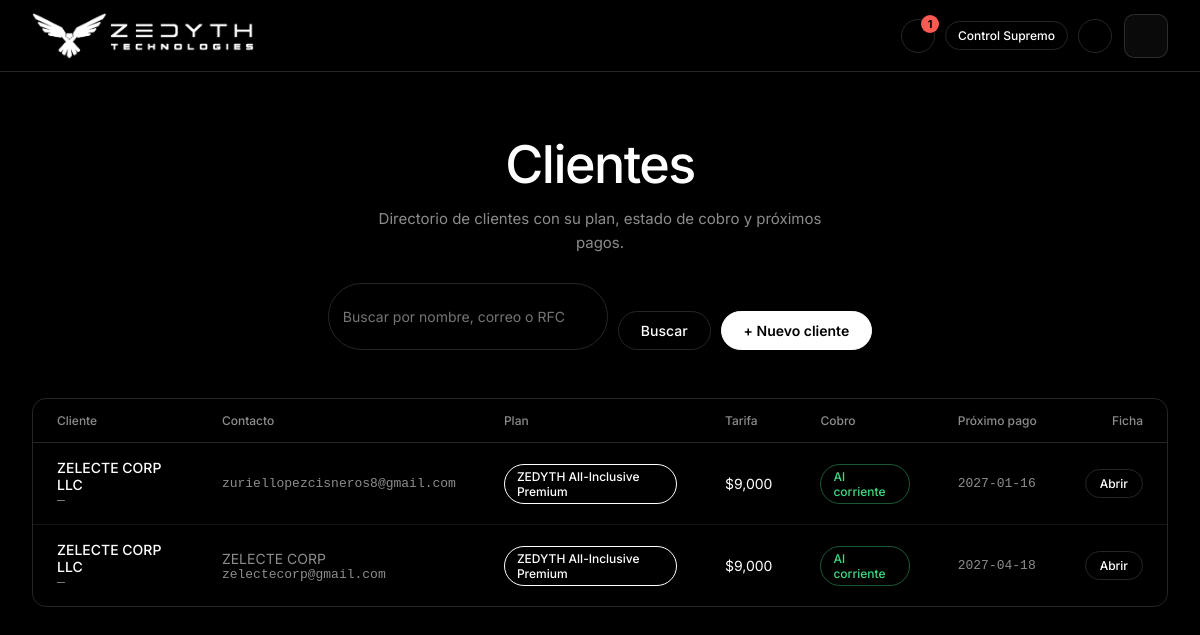
Page /clientes (signed in) on the committed database.
### app.py (models this page shows, shortened)
class Cliente(db.Model):
    id = db.Column(db.Integer, primary_key=True)
    nombre_comercial = db.Column(db.String(200), nullable=False)
    razon_social = db.Column(db.String(200))
    rfc = db.Column(db.String(20))
    direccion_fiscal = db.Column(db.String(300))
    contacto = db.Column(db.String(100), nullable=False)   # correo principal
    contacto_nombre = db.Column(db.String(120))
    telefono = db.Column(db.String(30))
    membresia_actual = db.Column(db.String(60), default="Ninguna")
    creado_en = db.Column(db.DateTime, default=datetime.utcnow)
    proyectos = db.relationship('Proyecto', backref='cliente', lazy=True)
    suscripcion = db.relationship('Suscripcion', backref='cliente', uselist=False)
    pagos = db.relationship('Pago', backref='cliente', lazy=True)

class Suscripcion(db.Model):
    id = db.Column(db.Integer, primary_key=True)
    cliente_id = db.Column(db.Integer, db.ForeignKey('cliente.id'), unique=True, nullable=False)
    plan_id = db.Column(db.Integer, db.ForeignKey('plan.id'), nullable=False)
    tarifa = db.Column(Dinero, default=0)               # lo que se le cobra al cliente
    fecha_corte = db.Column(db.Date)
    proxima_fecha_pago = db.Column(db.Date)
    estado_cobro = db.Column(db.String(20), default="Al corriente")  # Al corriente, Pendiente, Atrasado
    periodicidad = db.Column(db.String(12), default="Mensual")      # Mensual, Trimestral, Anual
    descuento_pct = db.Column(db.Float, default=0)                  # descuento por pagar por periodo largo
    plan = db.relationship('Plan')

### app.py (the view)
@app.route('/clientes')
def clientes():
    q = (request.args.get('q') or "").strip()
    consulta = Cliente.query
    if q:
        like = f"%{q}%"
        consulta = consulta.filter(db.or_(Cliente.nombre_comercial.ilike(like),
                                          Cliente.contacto.ilike(like), Cliente.rfc.ilike(like)))
    return render_template('clientes.html', clientes=consulta.order_by(Cliente.nombre_comercial).all(), q=q)

### app.py (called while the page is built)
@login_manager.user_loader
def load_user(user_id):
    return db.session.get(Usuario, int(user_id))

@app.before_request
def inicializacion_y_seguridad():
    if not hasattr(app, 'respaldo_hoy') or app.respaldo_hoy != date.today():
        respaldo_automatico_db()
        app.respaldo_hoy = date.today()
    if not current_user.is_authenticated and request.endpoint not in RUTAS_PUBLICAS:
        return redirect(url_for('login', next=request.url))

def _limite():
    return date.today() + timedelta(days=DIAS_AVISO)

@app.context_processor
def inyectar_avisos():
    n = (Suscripcion.query.filter(Suscripcion.proxima_fecha_pago.isnot(None),
                                  Suscripcion.proxima_fecha_pago <= _limite()).count()
         + CostoServicio.query.filter(CostoServicio.proxima_fecha_pago.isnot(None),
                                      CostoServicio.proxima_fecha_pago <= _limite()).count()
         + len(alertas_seguridad()))
    return {"n_avisos": n, "n_leads": Lead.query.filter_by(estado="Nuevo").count()}

def ultimo_respaldo(p):
    return max((r.fecha for r in p.respaldos if r.resultado == "Correcto" and r.fecha), default=None)

### templates/clientes.html
{% extends "base.html" %}
{% block content %}
<section class="hero">
    <h1>Clientes</h1>
    <p>Directorio de clientes con su plan, estado de cobro y próximos pagos.</p>
    <form class="toolbar" method="get" action="/clientes">
        <input class="field" type="search" name="q" value="{{ q }}" placeholder="Buscar por nombre, correo o RFC">
        <button class="btn" type="submit">Buscar</button>
        <a class="btn btn-primary" href="/clientes/nuevo">+ Nuevo cliente</a>
    </form>
</section>
<div class="luxury-card" style="padding: 0; overflow: hidden;">
    <div class="table-wrap">
        <table class="table-luxury">
            <thead>
                <tr><th>Cliente</th><th>Contacto</th><th>Plan</th><th>Tarifa</th><th>Cobro</th><th>Próximo pago</th><th style="text-align:right;">Ficha</th></tr>
            </thead>
            <tbody>
                {% for c in clientes %}
                {% set s = c.suscripcion %}
                <tr>
                    <td><div style="font-weight:500;">{{ c.nombre_comercial }}</div><div class="mono">{{ c.razon_social or '—' }}</div></td>
                    <td style="color: var(--text-muted);">{{ c.contacto_nombre or '' }}<div class="mono">{{ c.contacto }}</div></td>
                    <td><span class="badge {% if 'Core' in c.membresia_actual or 'Inclusive' in c.membresia_actual %}badge-hi{% endif %}">{{ c.membresia_actual }}</span></td>
                    <td>{{ '${:,.0f}'.format(s.tarifa or 0) if s else '—' }}</td>
                    <td>{% if s %}<span class="badge {{ 'badge-green' if s.estado_cobro == 'Al corriente' else 'badge-red' if s.estado_cobro == 'Atrasado' else 'badge-amber' }}">{{ s.estado_cobro }}</span>{% else %}—{% endif %}</td>
                    <td class="mono">{{ s.proxima_fecha_pago if s and s.proxima_fecha_pago else '—' }}</td>
                    <td style="text-align:right;"><a class="btn btn-sm" href="/clientes/{{ c.id }}">Abrir</a></td>
                </tr>
                {% else %}
                <tr><td colspan="7" style="text-align:center; padding:48px; color: var(--text-muted);">{% if q %}Ningún cliente coincide con «{{ q }}».{% else %}Aún no hay clientes. Usa «Nuevo cliente» para registrar el primero.{% endif %}</td></tr>
                {% endfor %}
            </tbody>
        </table>
    </div>
</div>
{% endblock %}

### static/css/style.css (style rules this page uses)
:root { --bg-base: #000000; --bg-panel: #000000; --card-bg: #000000; --text-primary: #ffffff; --text-muted: #8c8c8c; --border-color: #262626; --border-hover: #4a4a4a; --accent-purple: #ffffff; --accent-green: #3ddc84; --accent-red: #ff5a52; --radius: 14px; --mono: ui-monospace, SFMono-Regular, Menlo, Consolas, monospace; }
* { box-sizing: border-box; }
html, body { margin: 0; background: #000; }
body { font-family: 'Inter', system-ui, sans-serif; color: var(--text-primary); -webkit-font-smoothing: antialiased; min-height: 100vh; }
a { color: inherit; text-decoration: none; }
.hero { text-align: center; margin-bottom: 48px; }
.hero h1 { margin: 0; font-size: clamp(32px, 5vw, 52px); font-weight: 500; letter-spacing: -.03em; line-height: 1.1; }
.hero p { margin: 14px auto 0; max-width: 460px; color: var(--text-muted); font-size: 15px; line-height: 1.6; }
.hero .btn { margin-top: 28px; }
.btn { display: inline-flex; align-items: center; justify-content: center; gap: 8px; padding: 10px 22px; border-radius: 999px; border: 1px solid var(--border-color); background: transparent; color: #fff; font: inherit; font-size: 14px; font-weight: 500; cursor: pointer; transition: opacity .2s, border-color .2s; }
.btn-primary { background: #fff; color: #000; border-color: #fff; font-weight: 600; }
.btn-sm { padding: 6px 14px; font-size: 12px; }
.luxury-card { background: var(--card-bg); border: 1px solid var(--border-color); border-radius: var(--radius); padding: 24px; transition: border-color .2s; }
.table-wrap { overflow-x: auto; }
.table-luxury { width: 100%; border-collapse: collapse; font-size: 14px; }
.table-luxury th { text-align: left; padding: 14px 24px; color: var(--text-muted); font-size: 12px; font-weight: 500; border-bottom: 1px solid var(--border-color); white-space: nowrap; }
.table-luxury td { padding: 16px 24px; border-bottom: 1px solid #141414; }
.table-luxury tbody tr:last-child td { border-bottom: none; }
.mono { font-family: var(--mono); font-size: 13px; color: var(--text-muted); }
.badge { display: inline-block; padding: 4px 12px; border-radius: 999px; font-size: 12px; font-weight: 500; border: 1px solid var(--border-color); color: var(--text-muted); }
.badge-hi { color: #fff; border-color: #fff; }
.field { width: 100%; padding: 12px 14px; margin-bottom: 14px; background: #000; border: 1px solid var(--border-color); color: #fff; border-radius: 10px; font: inherit; font-size: 14px; outline: none; transition: border-color .2s; }
.toolbar { display: flex; gap: 10px; justify-content: center; flex-wrap: wrap; margin-top: 28px; }
.toolbar .field { width: 280px; margin: 0; border-radius: 999px; }
.badge-green { color: var(--accent-green); border-color: rgba(61,220,132,.4); }

### templates/base.html (style rules this page uses)
html, body { max-width: 100%; overflow-x: hidden; }

### rows in the picture
Cliente: nombre_comercial "ZELECTE CORP LLC", razon_social "—", contacto "zuriellopezcisneros8@gmail.com", membresia_actual "ZEDYTH All-Inclusive Premium"
Suscripcion: tarifa "$9,000", estado_cobro "Al corriente", proxima_fecha_pago "2027-01-16"
Cliente: nombre_comercial "ZELECTE CORP LLC", razon_social "—", contacto_nombre "ZELECTE CORP", contacto "zelectecorp@gmail.com", membresia_actual "ZEDYTH All-Inclusive Premium"
Suscripcion: tarifa "$9,000", estado_cobro "Al corriente", proxima_fecha_pago "2027-04-18"

### other values in the picture
{{ n_avisos }} "1"
